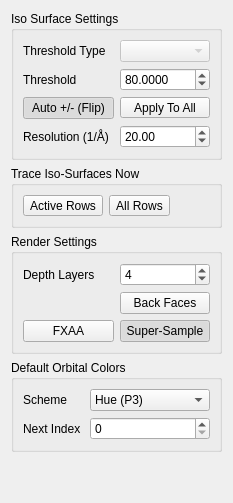
           <widget class="QWidget" name="tab_IsoSurface">
            <attribute name="title">
             <string>Surfaces</string>
            </attribute>
            <layout class="QVBoxLayout" name="verticalLayout_5">
             <item>
              <widget class="QGroupBox" name="groupBox_IsoSettings">
               <property name="enabled">
                <bool>true</bool>
               </property>
               <property name="title">
                <string>Iso Surface Settings</string>
               </property>
               <layout class="QGridLayout" name="gridLayout_4">
                <item row="1" column="1">
                 <widget class="QDoubleSpinBox" name="doubleSpinBox_IsoThreshold">
                  <property name="sizePolicy">
                   <sizepolicy hsizetype="Ignored" vsizetype="Fixed">
                    <horstretch>0</horstretch>
                    <verstretch>0</verstretch>
                   </sizepolicy>
                  </property>
                  <property name="decimals">
                   <number>4</number>
                  </property>
                  <property name="value">
                   <double>80.000000000000000</double>
                  </property>
                  <property name="view_option_name" stdset="0">
                   <string>iso_threshold</string>
                  </property>
                 </widget>
                </item>
                <item row="0" column="1">
                 <widget class="QComboBox" name="comboBox_IsoType">
                  <property name="enabled">
                   <bool>false</bool>
                  </property>
                  <property name="sizePolicy">
                   <sizepolicy hsizetype="Expanding" vsizetype="Fixed">
                    <horstretch>0</horstretch>
                    <verstretch>0</verstretch>
                   </sizepolicy>
                  </property>
                 </widget>
                </item>
                <item row="0" column="0">
                 <widget class="QLabel" name="label_12">
                  <property name="sizePolicy">
                   <sizepolicy hsizetype="Expanding" vsizetype="Preferred">
                    <horstretch>0</horstretch>
                    <verstretch>0</verstretch>
                   </sizepolicy>
                  </property>
                  <property name="text">
                   <string>Threshold Type</string>
                  </property>
                 </widget>
                </item>
                <item row="4" column="1">
                 <widget class="QDoubleSpinBox" name="doubleSpinBox_IsoResolution">
                  <property name="sizePolicy">
                   <sizepolicy hsizetype="Ignored" vsizetype="Fixed">
                    <horstretch>0</horstretch>
                    <verstretch>0</verstretch>
                   </sizepolicy>
                  </property>
                  <property name="value">
                   <double>20.000000000000000</double>
                  </property>
                  <property name="view_option_name" stdset="0">
                   <string>iso_resolution</string>
                  </property>
                 </widget>
                </item>
                <item row="3" column="0">
                 <widget class="QPushButton" name="toolButton_IsoAutoFlip">
                  <property name="enabled">
                   <bool>true</bool>
                  </property>
                  <property name="sizePolicy">
                   <sizepolicy hsizetype="Ignored" vsizetype="Fixed">
                    <horstretch>0</horstretch>
                    <verstretch>0</verstretch>
                   </sizepolicy>
                  </property>
                  <property name="text">
                   <string>Auto +/- (Flip)</string>
                  </property>
                  <property name="checkable">
                   <bool>true</bool>
                  </property>
                  <property name="checked">
                   <bool>true</bool>
                  </property>
                  <property name="view_option_name" stdset="0">
                   <string>iso_auto_flip</string>
                  </property>
                 </widget>
                </item>
                <item row="4" column="0">
                 <widget class="QLabel" name="label_15">
                  <property name="sizePolicy">
                   <sizepolicy hsizetype="Ignored" vsizetype="Preferred">
                    <horstretch>0</horstretch>
                    <verstretch>0</verstretch>
                   </sizepolicy>
                  </property>
                  <property name="text">
                   <string>Resolution (1/Å)</string>
                  </property>
                 </widget>
                </item>
                <item row="1" column="0">
                 <widget class="QLabel" name="label_13">
                  <property name="sizePolicy">
                   <sizepolicy hsizetype="Ignored" vsizetype="Preferred">
                    <horstretch>0</horstretch>
                    <verstretch>0</verstretch>
                   </sizepolicy>
                  </property>
                  <property name="text">
                   <string>Threshold</string>
                  </property>
                 </widget>
                </item>
                <item row="3" column="1">
                 <widget class="QToolButton" name="toolButton_RebuildSurface">
                  <property name="sizePolicy">
                   <sizepolicy hsizetype="Ignored" vsizetype="Fixed">
                    <horstretch>0</horstretch>
                    <verstretch>0</verstretch>
                   </sizepolicy>
                  </property>
                  <property name="text">
                   <string>Apply To All</string>
                  </property>
                 </widget>
                </item>
               </layout>
              </widget>
             </item>
             <item>
              <widget class="QGroupBox" name="groupBox_7">
               <property name="title">
                <string>Trace Iso-Surfaces Now</string>
               </property>
               <layout class="QGridLayout" name="gridLayout_10">
                <item row="0" column="3">
                 <spacer name="horizontalSpacer_3">
                  <property name="orientation">
                   <enum>Qt::Horizontal</enum>
                  </property>
                  <property name="sizeHint" stdset="0">
                   <size>
                    <width>40</width>
                    <height>20</height>
                   </size>
                  </property>
                 </spacer>
                </item>
                <item row="0" column="1">
                 <widget class="QToolButton" name="toolButton_TraceSelectedIsoSurface">
                  <property name="text">
                   <string>Active Rows</string>
                  </property>
                 </widget>
                </item>
                <item row="0" column="2">
                 <widget class="QToolButton" name="toolButton_TraceAllIsoSurfaces">
                  <property name="text">
                   <string>All Rows</string>
                  </property>
                 </widget>
                </item>
               </layout>
              </widget>
             </item>
             <item>
              <widget class="QGroupBox" name="groupBox_8">
               <property name="title">
                <string>Render Settings</string>
               </property>
               <layout class="QGridLayout" name="gridLayout_12">
                <item row="0" column="0">
                 <widget class="QLabel" name="label_19">
                  <property name="sizePolicy">
                   <sizepolicy hsizetype="Expanding" vsizetype="Preferred">
                    <horstretch>0</horstretch>
                    <verstretch>0</verstretch>
                   </sizepolicy>
                  </property>
                  <property name="text">
                   <string>Depth Layers</string>
                  </property>
                 </widget>
                </item>
                <item row="0" column="1">
                 <widget class="QSpinBox" name="spinBox_MaxDepthLayers">
                  <property name="sizePolicy">
                   <sizepolicy hsizetype="Expanding" vsizetype="Preferred">
                    <horstretch>0</horstretch>
                    <verstretch>0</verstretch>
                   </sizepolicy>
                  </property>
                  <property name="minimum">
                   <number>1</number>
                  </property>
                  <property name="value">
                   <number>4</number>
                  </property>
                  <property name="view_option_name" stdset="0">
                   <string>depth_peeling_layers</string>
                  </property>
                 </widget>
                </item>
                <item row="2" column="1">
                 <widget class="QPushButton" name="pushButton_OrbitalBackFaces">
                  <property name="sizePolicy">
                   <sizepolicy hsizetype="Expanding" vsizetype="Preferred">
                    <horstretch>0</horstretch>
                    <verstretch>0</verstretch>
                   </sizepolicy>
                  </property>
                  <property name="text">
                   <string>Back Faces</string>
                  </property>
                  <property name="checkable">
                   <bool>true</bool>
                  </property>
                  <property name="view_option_name" stdset="0">
                   <string>render_backsides</string>
                  </property>
                 </widget>
                </item>
                <item row="3" column="1">
                 <widget class="QPushButton" name="pushButton_SuperSample">
                  <property name="sizePolicy">
                   <sizepolicy hsizetype="Expanding" vsizetype="Preferred">
                    <horstretch>0</horstretch>
                    <verstretch>0</verstretch>
                   </sizepolicy>
                  </property>
                  <property name="text">
                   <string>Super-Sample</string>
                  </property>
                  <property name="checkable">
                   <bool>true</bool>
                  </property>
                  <property name="checked">
                   <bool>true</bool>
                  </property>
                  <property name="view_option_name" stdset="0">
                   <string>super_sample</string>
                  </property>
                 </widget>
                </item>
                <item row="3" column="0">
                 <widget class="QPushButton" name="pushButton_FakeAA">
                  <property name="text">
                   <string>FXAA</string>
                  </property>
                  <property name="checkable">
                   <bool>true</bool>
                  </property>
                  <property name="view_option_name" stdset="0">
                   <string>fake_anti_aliasing</string>
                  </property>
                 </widget>
                </item>
               </layout>
              </widget>
             </item>
             <item>
              <widget class="QGroupBox" name="groupBox_4">
               <property name="title">
                <string>Default Orbital Colors</string>
               </property>
               <layout class="QGridLayout" name="gridLayout_20">
                <item row="0" column="1">
                 <widget class="QComboBox" name="comboBox_OrbitalColorScheme">
                  <item>
                   <property name="text">
                    <string>Hue (P3)</string>
                   </property>
                  </item>
                  <item>
                   <property name="text">
                    <string>Sat. (P6)</string>
                   </property>
                  </item>
                  <item>
                   <property name="text">
                    <string>Hue (P3,180/50)</string>
                   </property>
                  </item>
                 </widget>
                </item>
                <item row="0" column="0">
                 <widget class="QLabel" name="label">
                  <property name="text">
                   <string>Scheme</string>
                  </property>
                 </widget>
                </item>
                <item row="1" column="0">
                 <widget class="QLabel" name="label_11">
                  <property name="text">
                   <string>Next Index</string>
                  </property>
                 </widget>
                </item>
                <item row="1" column="1">
                 <widget class="QSpinBox" name="spinBox_OrbitalColorIndex">
                  <property name="maximum">
                   <number>65535</number>
                  </property>
                 </widget>
                </item>
               </layout>
              </widget>
             </item>
             <item>
              <spacer name="verticalSpacer_3">
               <property name="orientation">
                <enum>Qt::Vertical</enum>
               </property>
               <property name="sizeHint" stdset="0">
                <size>
                 <width>20</width>
                 <height>40</height>
                </size>
               </property>
              </spacer>
             </item>
            </layout>
           </widget>
